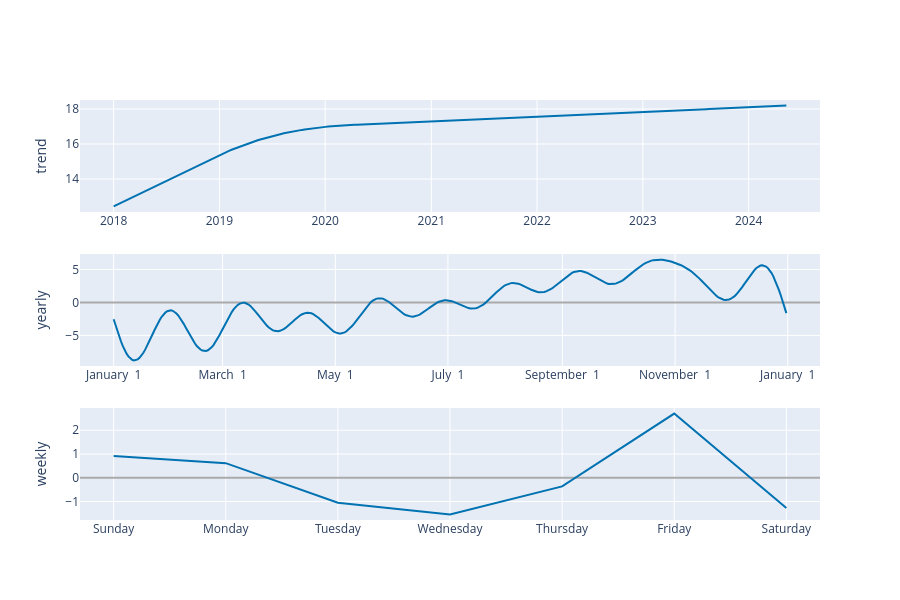

Here is the notebook cell this chart was saved with:
### Code cell
plot_components_plotly(model, forecast)

### Figure 1 — Plotly figure (JSON) as saved in the notebook; plotly's stock layout.template omitted (floating-point values rounded to 4 significant figures; data arrays with more than 128 entries replaced by an {"elided": "..."} marker saying what was removed)
{"data": [{"line": {"color": "#0072B2", "width": 2}, "mode": "lines", "name": "trend", "type": "scatter", "x": {"elided": "619 str values"}, "xaxis": "x", "y": {"elided": "619 float values"}, "yaxis": "y"}, {"line": {"color": "#0072B2", "width": 2}, "mode": "lines", "name": "yearly", "type": "scatter", "x": {"elided": "365 str values"}, "xaxis": "x2", "y": {"elided": "365 float values"}, "yaxis": "y2"}, {"line": {"color": "#0072B2", "width": 2}, "mode": "lines", "name": "weekly", "type": "scatter", "x": ["2017-01-01T00:00:00", "2017-01-02T00:00:00", "2017-01-03T00:00:00", "2017-01-04T00:00:00", "2017-01-05T00:00:00", "2017-01-06T00:00:00", "2017-01-07T00:00:00"], "xaxis": "x3", "y": [0.9108, 0.6153, -1.05, -1.543, -0.3647, 2.7, -1.269], "yaxis": "y3"}], "layout": {"height": 600, "showlegend": false, "width": 900, "xaxis": {"anchor": "y", "domain": [0, 1], "range": ["2017-09-06T22:33:00", "2024-09-03T06:27:00"], "type": "date"}, "xaxis2": {"anchor": "y2", "domain": [0, 1], "range": ["2016-12-13T18:54:02.958904115", "2018-01-18T11:04:57.863013581"], "tickformat": "%B %e", "type": "date"}, "xaxis3": {"anchor": "y3", "domain": [0, 1], "range": ["2016-12-31T16:48:00", "2017-01-07T07:12:00"], "tickformat": "%A", "type": "date"}, "yaxis": {"anchor": "x", "domain": [0.7333, 1], "rangemode": "normal", "title": {"text": "trend"}, "zerolinecolor": "#AAA"}, "yaxis2": {"anchor": "x2", "domain": [0.3667, 0.6333], "title": {"text": "yearly"}, "zerolinecolor": "#AAA"}, "yaxis3": {"anchor": "x3", "domain": [0, 0.2667], "title": {"text": "weekly"}, "zerolinecolor": "#AAA"}}}
